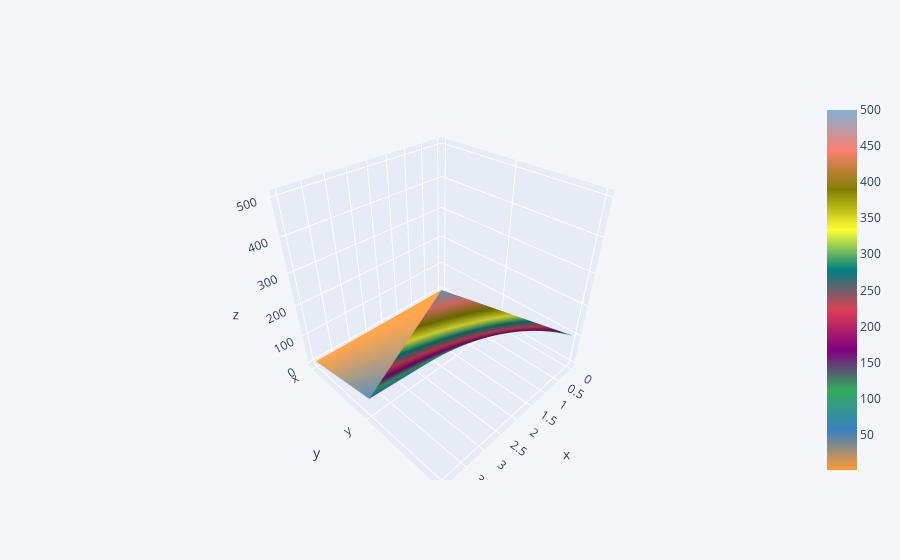

Notebook code cell kept with this figure:
### Code cell
#3 dimensional surface plt

df3.iplot(kind='surface')

### Figure 1 — Plotly figure (JSON) as saved in the notebook; plotly's stock layout.template omitted (floating-point values rounded to 4 significant figures)
{"data": [{"colorscale": [[0, "rgb(255, 153, 51)"], [0.1111, "rgb(55, 128, 191)"], [0.2222, "rgb(50, 171, 96)"], [0.3333, "rgb(128, 0, 128)"], [0.4444, "rgb(219, 64, 82)"], [0.5556, "rgb(0, 128, 128)"], [0.6667, "rgb(255, 255, 51)"], [0.7778, "rgb(128, 128, 0)"], [0.8889, "rgb(251, 128, 114)"], [1, "rgb(128, 177, 211)"]], "type": "surface", "x": [0, 1, 2, 3, 4], "y": ["x", "y", "z"], "z": [[1, 2, 3, 4, 5], [10, 20, 30, 40, 50], [100, 200, 300, 400, 500]]}], "layout": {"legend": {"bgcolor": "#F5F6F9", "font": {"color": "#4D5663"}}, "paper_bgcolor": "#F5F6F9", "plot_bgcolor": "#F5F6F9", "title": {"font": {"color": "#4D5663"}}, "xaxis": {"gridcolor": "#E1E5ED", "showgrid": true, "tickfont": {"color": "#4D5663"}, "title": {"font": {"color": "#4D5663"}, "text": ""}, "zerolinecolor": "#E1E5ED"}, "yaxis": {"gridcolor": "#E1E5ED", "showgrid": true, "tickfont": {"color": "#4D5663"}, "title": {"font": {"color": "#4D5663"}, "text": ""}, "zerolinecolor": "#E1E5ED"}}}
